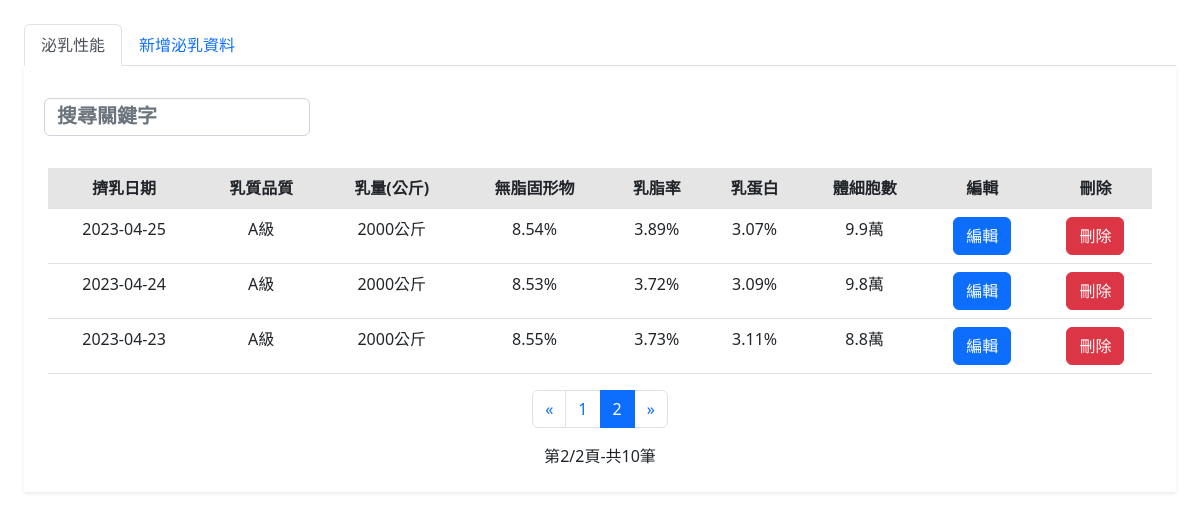
The page /fCowId/milkRecord/milkRecord.php?page=2 on the database its author committed.
### tables this page shows
CREATE TABLE `milk_record` (
  `sn` int(6) NOT NULL,
  `date` date NOT NULL,
  `quality` varchar(64) NOT NULL,
  `volume` varchar(64) NOT NULL,
  `milkSolidsNotFat` varchar(64) NOT NULL,
  `milkFatPrecentage` varchar(64) NOT NULL,
  `milkProtein` varchar(64) NOT NULL,
  `somaticCellCount` varchar(64) NOT NULL,
  `totalBacteria` varchar(64) NOT NULL
);

### fCowId/milkRecord/milkRecord.php (the view, shortened to what this page needs)
<?php
require_once("../../SQLServer.php");
?>
<!DOCTYPE html>
<html lang="zh-TW">
<head>
  <link href="https://cdn.jsdelivr.net/npm/bootstrap@5.2.2/dist/css/bootstrap.min.css" rel="stylesheet">
  <link rel="stylesheet" href="../../css/text_box2.css">
  <link rel="stylesheet" href="../../css/indexcss.css">
  <link rel="stylesheet" TYPE="text/css" href="https://cdnjs.cloudflare.com/ajax/libs/font-awesome/4.7.0/css/font-awesome.css">
</head>
<body>
  <div name="content" style="width:100%; height: 100vh ;   padding:1.5rem  ;   ">
    <div class="tab-content">
      <ul class="nav nav-tabs" role="tablist">
        <li class="nav-item">
          <a href="#milksRecord" class="nav-link active" data-toggle="tab">泌乳性能</a>
        </li>
        <li class="nav-item">
          <a href="#addMilksRecord" class="nav-link" data-toggle="tab">新增泌乳資料</a>
        </li>
      </ul>
      <div class="tab-pane active bg-white shadow-sm p-4" id="milksRecord">
        <div class="row">
          <div class="col-md-3 p-2">
            <input type="search" class="search form-control" data-table="table table-hover" placeholder="搜尋關鍵字" style="width:100%;">
          </div>
        </div>
        <br>
        <div class="table-responsive" style="overflow: hidden;">
          <div id="cow_table" style="text-align:center;">
            <table id="rule" class="table table-hover">
              <thead>
                <tr class="table-active">
                  <th>擠乳日期</th>
                  <th>乳質品質</th>
                  <th>乳量(公斤)</th>
                  <th>無脂固形物</th>
                  <th>乳脂率</th>
                  <th>乳蛋白</th>
                  <th>體細胞數</th>
                  <th>編輯</th>
                  <th>刪除</th>
                </tr>
              </thead>
              <tbody>
                <?php
                $query = "SELECT * FROM milk_record ";
                $result = mysqli_query($db_link, $query);
                $num = mysqli_num_rows($result);
                if ($num != 0) {
                  $per = 7;
                  $pages = ceil($num / $per);
                  if (!isset($_GET["page"])) {
                    $page = 1;
                  } else {
                    $page = intval($_GET["page"]);
                  }
                  $start = ($page - 1) * $per;
                  $query .= "ORDER BY date DESC LIMIT $start,$per";
                  $result = mysqli_query($db_link, $query);
                  $i = 1;
                  while ($row = mysqli_fetch_array($result)) {
                    $sn=$row['sn'];
                    $date = $row['date'];
                    $quality = $row['quality'];
                    $volume = $row['volume'];
                    $milkSolidsNotFat = $row['milkSolidsNotFat'];
                    $milkFatPrecentage = $row['milkFatPrecentage'];
                    $milkProtein = $row['milkProtein'];
                    $somaticCellCount = $row['somaticCellCount'];
                ?>
                    <tr>
                      <td><?php echo $date ?></td>
                      <td><?php echo $quality ?>級</td>
                      <td><?php echo $volume ?>公斤</td>
                      <td><?php echo $milkSolidsNotFat ?>%</td>
                      <td><?php echo $milkFatPrecentage ?>%</td>
                      <td><?php echo $milkProtein ?>%</td>
                      <td><?php echo $somaticCellCount ?>萬</td>
                      <td><button class="view_data btn btn-primary" GetSn="<?php echo $sn; ?>">編輯</button></td>
                      <?php
                      echo "<td><button id=\"linkDel_$i\" onclick=\"#del\" class='btn btn-danger'>刪除</button></td>";
                      ?>
                    </tr>
                <?php
                    $i += 1;
                  }
                }else{
                  $page=1;
                  $pages=1;
                }
                ?>
              </tbody>
            </table>
            <?php
            echo "
                                    <center><div class='row text-center'>
                                        <div class='col-12 justify-content-center' style='display:flex;'>
                                                <nav aria-label='Page navigation example'>
                                                    <ul class='pagination'>
                                                        <li class='page-item'>
                                                            <a class='page-link' href='?page=1' aria-label='Previous'>
                                                                <span aria-hidden='true'>&laquo;</span>
                                                            </a>
                                                        </li> ";
            for ($i = 1; $i <= $pages; $i++) {
              if ($page - 5 < $i && $i < $page + 4) {
                if ($page == $i) {
                  echo "<li class='page-item active'><a class='page-link' href=?page=" . $i . " >" . $i . "</a></li> ";
                } else {
                  echo "<li class='page-item'><a class='page-link' href=?page=" . $i . " >" . $i . "</a></li> ";
                }
              }
            }
            echo "<li class='page-item'><a class='page-link' aria-label='Next' href=?page=" . $pages . " ><span aria-hidden='true'>&raquo;</span></a></li></ul>
                                    </nav></div>";
            echo "<div class=\"col-12\">第" . $page . "/" . $pages . "頁-共" . $num . "筆</div></center>";
            ?>
          </div>
        </div>
      </div>
    </div>
  </div>
</body>
</html>

### css/text_box2.css (style rules this page uses)
::placeholder { color: #FFF; font-size:20px; text-align:left; font-weight:bolder; }

### css/indexcss.css (style rules this page uses)
html, body { height: 100%; }

### rows shown on the page
milk_record: date "2023-04-25", quality "A", volume "2000", milkSolidsNotFat "8.54", milkFatPrecentage "3.89", milkProtein "3.07", somaticCellCount "9.9"
milk_record: date "2023-04-24", quality "A", volume "2000", milkSolidsNotFat "8.53", milkFatPrecentage "3.72", milkProtein "3.09", somaticCellCount "9.8"
milk_record: date "2023-04-23", quality "A", volume "2000", milkSolidsNotFat "8.55", milkFatPrecentage "3.73", milkProtein "3.11", somaticCellCount "8.8"

### other values the page prints
$page "2"
$pages "2"
$num "10"
